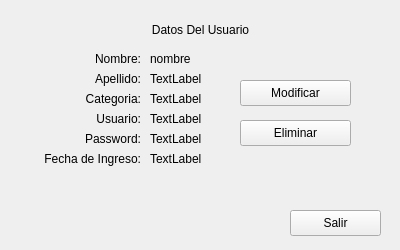
   <widget class="QWidget" name="WBajaUsuario" native="true">
    <property name="geometry">
     <rect>
      <x>400</x>
      <y>2000</y>
      <width>400</width>
      <height>250</height>
     </rect>
    </property>
    <property name="minimumSize">
     <size>
      <width>0</width>
      <height>0</height>
     </size>
    </property>
    <property name="maximumSize">
     <size>
      <width>100000</width>
      <height>1100000</height>
     </size>
    </property>
    <widget class="QWidget" name="WBaja1Usuario" native="true">
     <property name="geometry">
      <rect>
       <x>10</x>
       <y>10</y>
       <width>371</width>
       <height>181</height>
      </rect>
     </property>
     <widget class="QLabel" name="lblBajaNombre1">
      <property name="geometry">
       <rect>
        <x>10</x>
        <y>40</y>
        <width>121</width>
        <height>17</height>
       </rect>
      </property>
      <property name="text">
       <string>Nombre:</string>
      </property>
      <property name="alignment">
       <set>Qt::AlignRight|Qt::AlignTrailing|Qt::AlignVCenter</set>
      </property>
     </widget>
     <widget class="QLabel" name="lblBajaApellido1">
      <property name="geometry">
       <rect>
        <x>10</x>
        <y>60</y>
        <width>121</width>
        <height>17</height>
       </rect>
      </property>
      <property name="text">
       <string>Apellido:</string>
      </property>
      <property name="alignment">
       <set>Qt::AlignRight|Qt::AlignTrailing|Qt::AlignVCenter</set>
      </property>
     </widget>
     <widget class="QLabel" name="lblBajaCategoria1">
      <property name="geometry">
       <rect>
        <x>10</x>
        <y>80</y>
        <width>121</width>
        <height>17</height>
       </rect>
      </property>
      <property name="text">
       <string>Categoria:</string>
      </property>
      <property name="alignment">
       <set>Qt::AlignRight|Qt::AlignTrailing|Qt::AlignVCenter</set>
      </property>
     </widget>
     <widget class="QLabel" name="lblBajaUsuario1">
      <property name="geometry">
       <rect>
        <x>10</x>
        <y>100</y>
        <width>121</width>
        <height>17</height>
       </rect>
      </property>
      <property name="text">
       <string>Usuario:</string>
      </property>
      <property name="alignment">
       <set>Qt::AlignRight|Qt::AlignTrailing|Qt::AlignVCenter</set>
      </property>
     </widget>
     <widget class="QLabel" name="lblBajaPassword1">
      <property name="geometry">
       <rect>
        <x>10</x>
        <y>120</y>
        <width>121</width>
        <height>17</height>
       </rect>
      </property>
      <property name="text">
       <string>Password:</string>
      </property>
      <property name="alignment">
       <set>Qt::AlignRight|Qt::AlignTrailing|Qt::AlignVCenter</set>
      </property>
     </widget>
     <widget class="QLabel" name="LblBajaDatosUsuarios">
      <property name="geometry">
       <rect>
        <x>110</x>
        <y>10</y>
        <width>161</width>
        <height>20</height>
       </rect>
      </property>
      <property name="text">
       <string>Datos Del Usuario</string>
      </property>
      <property name="alignment">
       <set>Qt::AlignCenter</set>
      </property>
     </widget>
     <widget class="QLabel" name="lblBajaNombre2">
      <property name="geometry">
       <rect>
        <x>140</x>
        <y>40</y>
        <width>100</width>
        <height>17</height>
       </rect>
      </property>
      <property name="text">
       <string>nombre</string>
      </property>
     </widget>
     <widget class="QLabel" name="lblBajaApellido2">
      <property name="geometry">
       <rect>
        <x>140</x>
        <y>60</y>
        <width>100</width>
        <height>17</height>
       </rect>
      </property>
      <property name="text">
       <string>TextLabel</string>
      </property>
     </widget>
     <widget class="QLabel" name="lblBajaCategoria2">
      <property name="geometry">
       <rect>
        <x>140</x>
        <y>80</y>
        <width>100</width>
        <height>17</height>
       </rect>
      </property>
      <property name="text">
       <string>TextLabel</string>
      </property>
     </widget>
     <widget class="QLabel" name="lblBajaUsuario2">
      <property name="geometry">
       <rect>
        <x>140</x>
        <y>100</y>
        <width>100</width>
        <height>17</height>
       </rect>
      </property>
      <property name="text">
       <string>TextLabel</string>
      </property>
     </widget>
     <widget class="QLabel" name="lblBajaFechIngreso2">
      <property name="geometry">
       <rect>
        <x>140</x>
        <y>140</y>
        <width>100</width>
        <height>17</height>
       </rect>
      </property>
      <property name="text">
       <string>TextLabel</string>
      </property>
     </widget>
     <widget class="QPushButton" name="BtnBajaEliminarUsuario">
      <property name="geometry">
       <rect>
        <x>230</x>
        <y>110</y>
        <width>111</width>
        <height>26</height>
       </rect>
      </property>
      <property name="text">
       <string>Eliminar</string>
      </property>
     </widget>
     <widget class="QLabel" name="lblBajaFechIngreso1">
      <property name="geometry">
       <rect>
        <x>10</x>
        <y>140</y>
        <width>121</width>
        <height>17</height>
       </rect>
      </property>
      <property name="text">
       <string>Fecha de Ingreso:</string>
      </property>
      <property name="alignment">
       <set>Qt::AlignRight|Qt::AlignTrailing|Qt::AlignVCenter</set>
      </property>
     </widget>
     <widget class="QLabel" name="lblBajaPassword2">
      <property name="geometry">
       <rect>
        <x>140</x>
        <y>120</y>
        <width>100</width>
        <height>17</height>
       </rect>
      </property>
      <property name="text">
       <string>TextLabel</string>
      </property>
     </widget>
     <widget class="QPushButton" name="BtnBajaModificaUsuario">
      <property name="geometry">
       <rect>
        <x>230</x>
        <y>70</y>
        <width>111</width>
        <height>26</height>
       </rect>
      </property>
      <property name="text">
       <string>Modificar</string>
      </property>
     </widget>
    </widget>
    <widget class="QPushButton" name="BtnBajaSalir1">
     <property name="geometry">
      <rect>
       <x>290</x>
       <y>210</y>
       <width>91</width>
       <height>26</height>
      </rect>
     </property>
     <property name="text">
      <string>Salir</string>
     </property>
    </widget>
   </widget>
